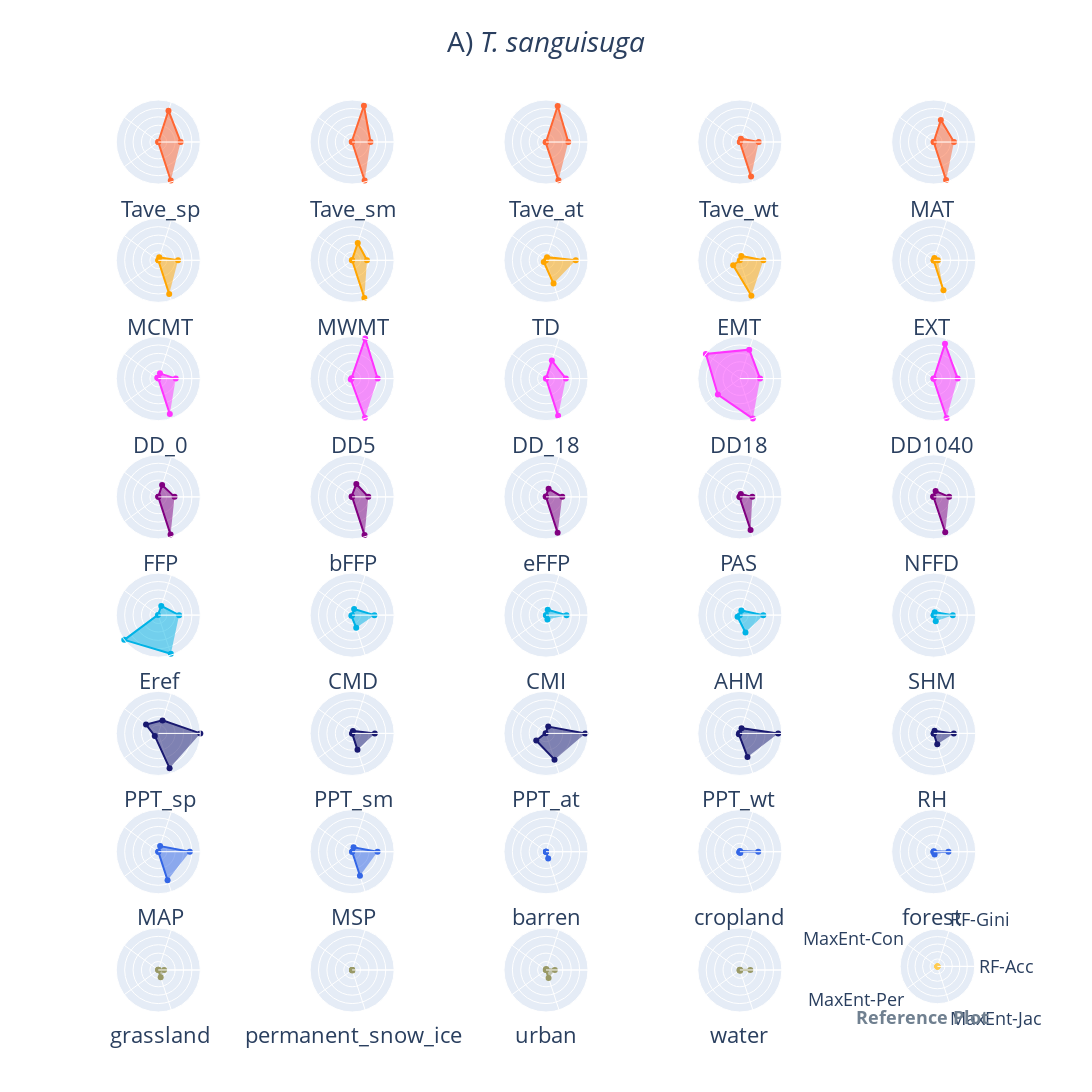
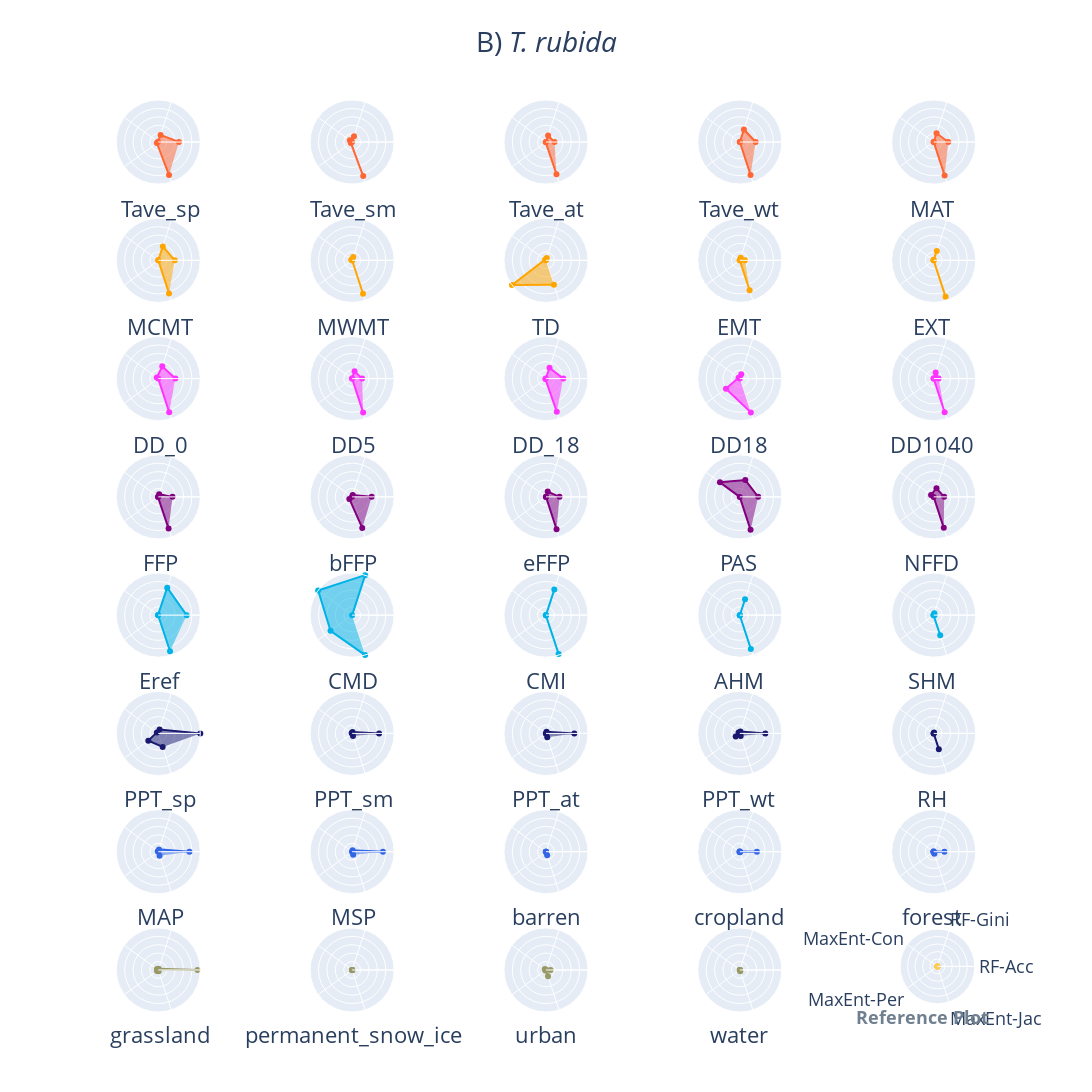
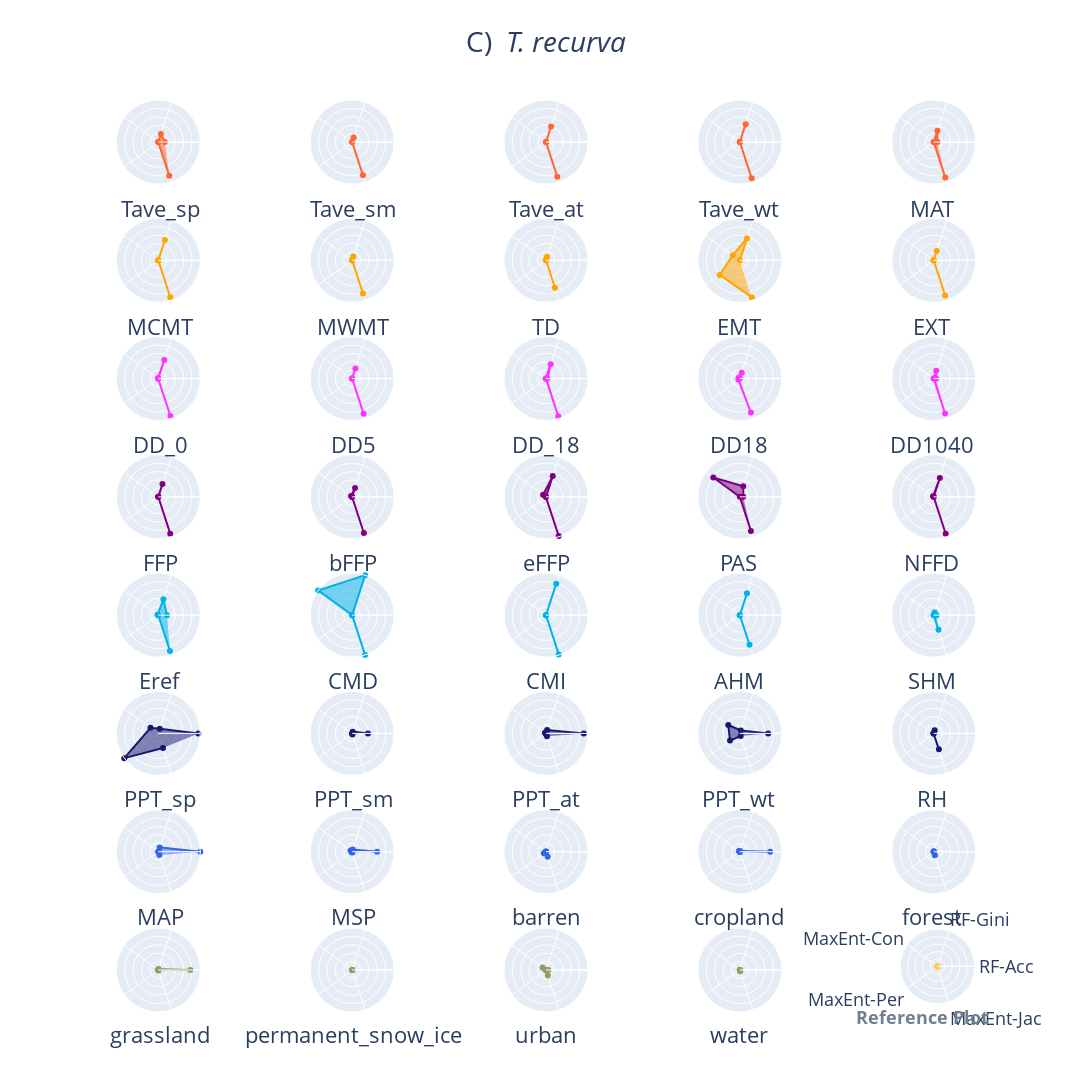
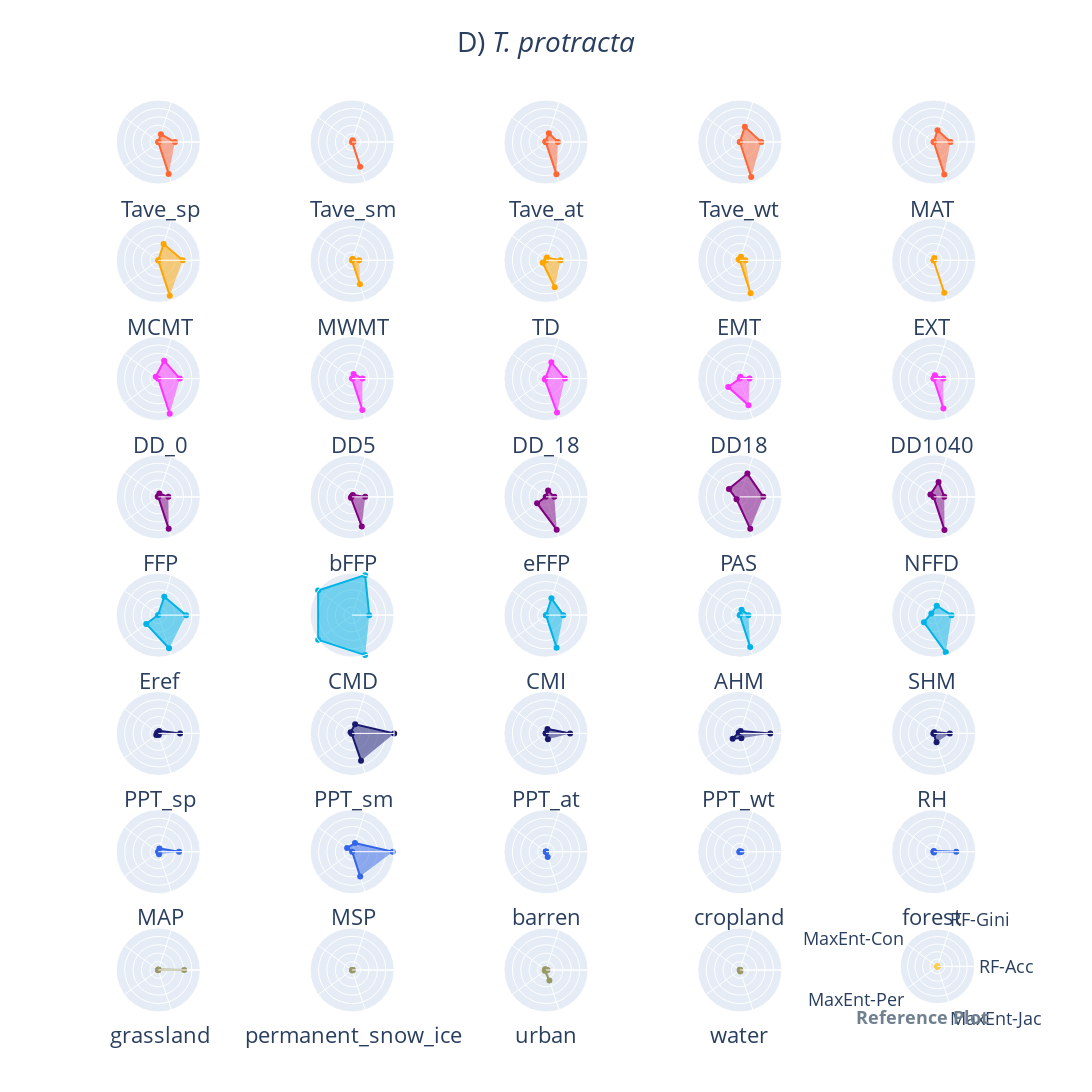

Source (notebook cell) for these figures, in order:
### Code cell
row_colors = ['#FF6633', 'orange', '#FF33FF', 'purple', '#00B3E6', 'midnightblue', '#3366E6', '#999966']
dataframes = {
            'species': [],
            'accuracy_mean': [],
            'gini_mean': [],
            'percent_contribution': [],
            'permutation_importance': [],
            'jackknife_gain': []
        }



for bug_name, bug_full_name,number_letter in zip(bug_name_list_c, bug_name_list_full,range(len(bug_name_list_full))):
    # Filter for the bug 'San'
    maxent_san = maxent_df[maxent_df['species'] == bug_name]
    rf_san = rf_df[rf_df['species'] == bug_name]
    # Get max values for normalization
    max_accuracy = rf_san['MeanDecreaseAccuracy_mean'].max()
    max_gini = rf_san['MeanDecreaseGini_mean'].max()
    max_contribution = maxent_san['percent contribution'].max()
    max_permutation = maxent_san['permutation importance'].max()
    max_jackknife = maxent_san['jackknife with only one variable'].max()
    print(bug_name)
    print('max_accuracy', max_accuracy, 'max_gini', max_gini, 'max_contribution', max_contribution, 'max_permutation', max_permutation, 'max_jackknife', max_jackknife)
    dataframes['species'].append(bug_name)
    dataframes['accuracy_mean'].append(max_accuracy)
    dataframes['gini_mean'].append(max_gini)
    dataframes['percent_contribution'].append(max_contribution)
    dataframes['permutation_importance'].append(max_permutation)
    dataframes['jackknife_gain'].append(max_jackknife)
    # Prepare the radar chart data
    variables = ['Tave_sp','Tave_sm',  'Tave_at','Tave_wt', 'MAT', #tempearture
                 'MCMT', 'MWMT', 'TD','EMT', 'EXT',#temperature
                 'DD_0', 'DD5',  'DD_18','DD18', 'DD1040', # degree-days temperature
                 'FFP', 'bFFP', 'eFFP','PAS', 'NFFD', #froze related
                 'Eref', 'CMD', 'CMI','AHM','SHM',  #moisture
                 'PPT_sp','PPT_sm', 'PPT_at', 'PPT_wt','RH',#precipitation
                 'MAP','MSP','barren','cropland', 'forest', 
                 'grassland', 'permanent_snow_ice', 'urban', 'water']

    # Create the subplot figure
    fig = make_subplots(
        rows=8, cols=5, 
        specs=[[{'type': 'polar'}]*5 for _ in range(8)]
    )

    # Create radar charts for each variable
    for i, var in enumerate(variables):
        if i >= 39:
            break

        row = (i // 5) + 1
        col = (i % 5) + 1

        # Get the color for the current row
        row_color = row_colors[row - 1]
        
        # Get the values for the radar chart
        accuracy_mean = max(rf_san[rf_san['variable'] == var]['MeanDecreaseAccuracy_mean'].values[0], 0.0)
        gini_mean = max(rf_san[rf_san['variable'] == var]['MeanDecreaseGini_mean'].values[0], 0.0)
        percent_contribution = max(maxent_san[maxent_san['variable'] == var]['percent contribution'].values[0], 0.0)
        permutation_importance = max(maxent_san[maxent_san['variable'] == var]['permutation importance'].values[0], 0.0)
        jackknife_gain = max(maxent_san[maxent_san['variable'] == var]['jackknife with only one variable'].values[0], 0.0)
        print(var)
        print('accuracy_mean', accuracy_mean, 'gini_mean', gini_mean, 'percent_contribution', percent_contribution, 'permutation_importance', permutation_importance, 'jackknife_gain', jackknife_gain)

        # Normalize the values
        accuracy_mean /= max_accuracy
        gini_mean /= max_gini
        percent_contribution /= max_contribution
        permutation_importance /= max_permutation
        jackknife_gain /= max_jackknife

        print('accuracy_mean', accuracy_mean, 'gini_mean', gini_mean, 'percent_contribution', percent_contribution, 'permutation_importance', permutation_importance, 'jackknife_gain', jackknife_gain)



        radar_trace = go.Scatterpolar(
            r=[accuracy_mean, gini_mean, percent_contribution, permutation_importance, jackknife_gain],
            theta=['MeanDecreaseAccuracy_mean', 'MeanDecreaseGini_mean', 'Percent Contribution', 'Permutation Importance', 'Jackknife Gain'],
            fill='toself',
            name=var,
            showlegend=False,
            marker=dict(color=row_color)
        )

        fig.add_trace(radar_trace, row=row, col=col)
        
        fig.add_annotation(
            x=1.035*(col - 1)/ 5 + 0.43 / 5,
            y=-1.0352*(row-1) / 8+0.9,
            text=var,
            showarrow=False,
            xanchor='center',
            yanchor='top',
            font=dict(size=22)
        )

    # Add a small blank radar plot with axis labels at the bottom right corner
    row, col = 8, 5
    fig.add_trace(go.Scatterpolar(
        r=[0, 0, 0, 0, 0],
        theta=['RF-Acc', 'RF-Gini', 'MaxEnt-Con', 'MaxEnt-Per', 'MaxEnt-Jac'],
        fill='toself',
        name='Reference Plot',
        showlegend=True
    ), row=row, col=col)

    # Adjust layout to ensure proper spacing
    fig.update_layout(
        height=1800, 
        width=1200,
        title={
            'text': f"{chr(65 + number_letter)}) <i>{bug_full_name}</i>",
            'y':0.97,  # adjust y position of the title
            'x':0.5,   # adjust x position of the title
            'xanchor': 'center',
            'yanchor': 'top',
            'font': {'size': 28}
        },
        polar=dict(
            radialaxis=dict(
                visible=True,
                range=[0, 1],
                tickvals=[0, 0.2, 0.4, 0.6, 0.8, 1.0]
            )),
        showlegend=False
    )

    # Update layout to hide axis labels and ticks for all subplots except the last one
    for i in range(1, 8 * 5 + 1):
        fig.update_polars(
            angularaxis_showticklabels=False,
            radialaxis_showticklabels=False,
            radialaxis=dict(
                visible=True,
                range=[0, 1],
                tickvals=[0, 0.2, 0.4, 0.6, 0.8, 1.0]
            ),
            row=(i - 1) // 5 + 1,
            col=(i - 1) % 5 + 1
        )

    # Update the last subplot to have the axis labels and ticks
    fig.update_polars(
        angularaxis_showticklabels=True,
        #radialaxis_showticklabels=True,
        row=8,
        col=5,
        domain=dict(
                x=[0.88, 0.96],  # making the last plot smaller
                y=[0, 0.1]
            ),
        angularaxis = dict(
            tickfont_size=18
        )
    )

    fig.add_annotation(
        x=1.035*(5 - 1)/ 5 + 0.5 / 5+0.05,
        y=-1.0352*(8-1) / 8+0.885,
        text='Reference Plot',
        font=dict(size=18,color='slategray',weight='bold'),
        showarrow=False,        
    )


    fig.show()
    fig.write_image(output_dir + '/figures/method_performance/'+f"Variable_Importance_{bug_name}.png", scale=3)

# Combine all DataFrames into one
combined_df = pd.DataFrame(dataframes)
# Export to CSV
combined_df.to_csv(output_dir + '/figures/method_performance/variableimportance_max_value_across_var.csv', index=False)
